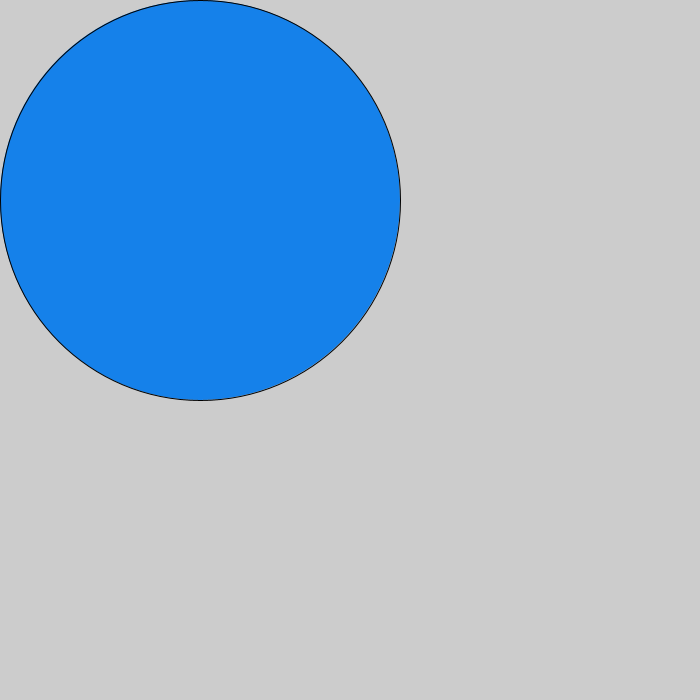
Frame 1 (no input)
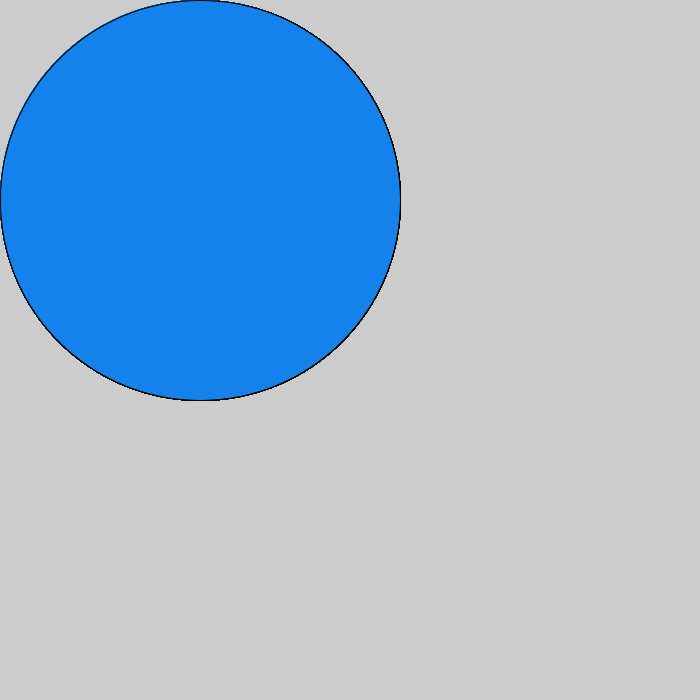
Frame 60 (the mouse pressed at the canvas centre just before this capture)
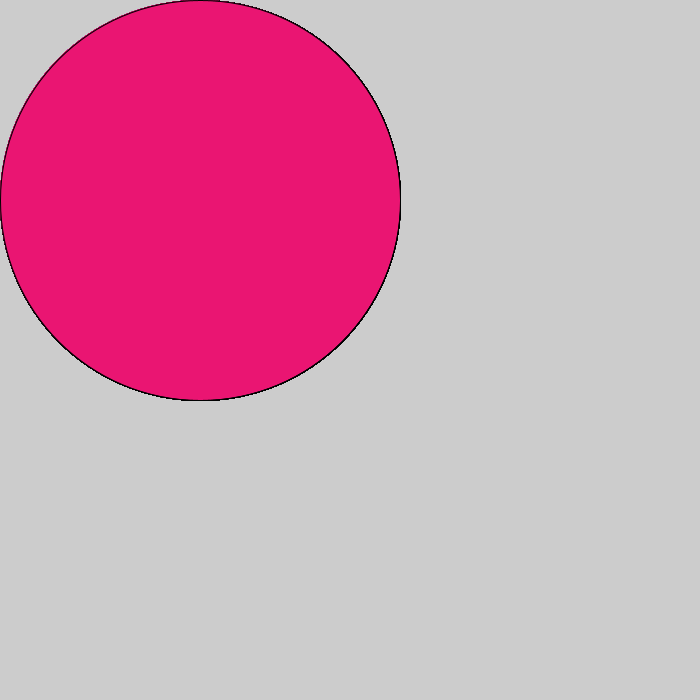
Frame 120 (the mouse held since frame 60 and released just before this capture)

The Processing sketch that drew these frames (run headless with seeded random() and noise(); from frame 60 on, the mouse is pressed at the canvas centre):

// Processing sketch: Logical_dot
// ── Logical_dot.pde
void setup () {
  
  size(700,700);
  
}

void draw() {
  
  fill(#1581EA);
  
if (mousePressed) {
fill(#EA1572);
}
ellipse(200,200,400,400);
}
